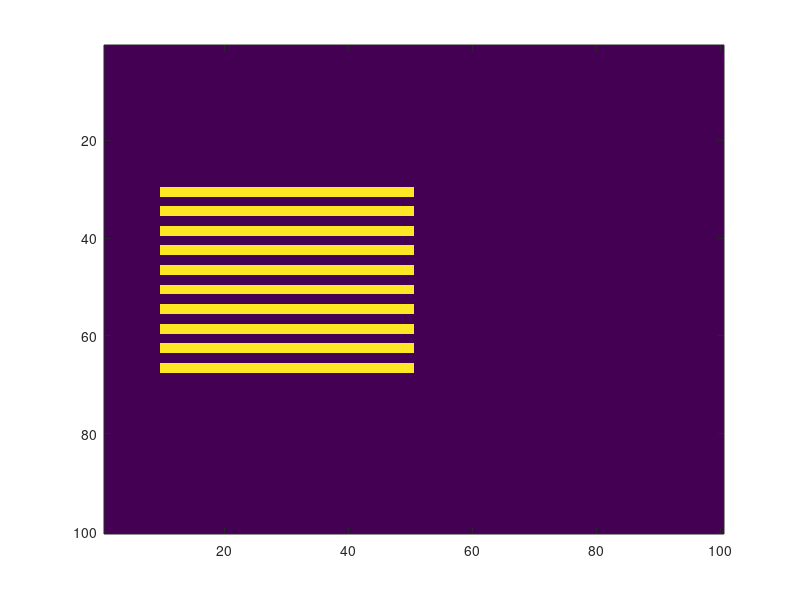

Write the MATLAB code that produced this figure. (Note: this script raises an error after producing the figure.)
%% Generate new volume
clear all
close all
clc

volume = uint8(ones(100,100,100));

N = 10;
for i=1:N
    volume(30+4*(i-1):30+4*(i-1)+1,30:70,10:50) = 2;
end
figure,imagesc(squeeze(volume(:,50,:)))

P = 1e6;
pho_cnt = [P, 10*P, 100*P];    % photon count shot from the bottom
data = zeros(100,100,100,3);
for k=1:3
    
    clear cfg
    cfg.nphoton=pho_cnt(k);
    cfg.vol=volume;
    cfg.srcpos=[50 50 1];
    cfg.srcdir=[0 0 1];
    cfg.gpuid=1;
    % cfg.gpuid='11'; % use two GPUs together
    cfg.autopilot=1;
%     cfg.isnormalized=0;

%     Version 2 (journal):
%     no absorber: 0.02 10 0.9 1.37
%     absorber3: 0.1 10 0.9 1.37      volume(20:40,20:40,10:30) = 2; 5x mu_a
%     refractive: 0.02 10 0.9 6.85    volume(30:70,30:70,10:50) = 2;
%     blood (633nm): 0.21 77.3 0.994 1.37
    cfg.prop=[0 0 1 1; 0.02 10 0.9 1.37; 0.21 77.3 0.994 1.37];    % [mua,mus,g,n]
    cfg.tstart=0;
    cfg.tend=5e-8; % OSA: 5e-8
    cfg.tstep=5e-8;
    tic
    [flux,detpos]=mcxlab(cfg);
    t = toc
    data(:,:,:,k) = flux.data(:,:,:,1);
    figure,imagesc(squeeze(log10(data(:,50,:,k)))),colormap jet, axis equal
end
% save review_blood_data

%% Filter volume
clear
close all
% clc
load review_data.mat

v                    =           3;     % search radius
f1                   =           1;     % 1st filtering patch radius
f2                   =           2;     % 2nd filtering patch radius (f2>f1)
rician               =           0;     % rician=0: no rician noise. rician=1: rician noise
gpuid                =           1;     % GPU id in your computer
blockwidth           =           8;     % the 3D block width in GPU

filter_data = zeros(100,100,100,3);
for k=1:3
    ima = single(squeeze(data(:,:,:,k)));

    tic;
    % The output has the same order of f1 and f2
    [imaS1,imaL1]=ganlm(ima,v,f1,f2,rician,gpuid,blockwidth);
    t = toc;
    
    % Sub-band mixing process
    tic
    image1=mixingsubband(imaS1,imaL1); % originally fimau1,fimao1
    t_mix=toc;
    
    filter_data(:,:,:,k) = image1;


    
    figure,
    subplot(121),imagesc(squeeze(log10(ima(:,50,:))),[-16 8]),colormap jet, axis off
    title('Refractive 1e7 photons')
    subplot(122),imagesc(squeeze(log10(image1(:,50,:))),[-16 8]),colormap jet, axis off
    title('Filtered image (v=3, full version)')
    fprintf('Filter time=%fs mixing time=%fs  total time=%fs\n\n',t, t_mix, t+t_mix);

end
% save review_filtered_blood_data filter_data

%% Filter brain
addpath(genpath('.'))
% close all
clear
clc

addpath(genpath('/drives/neza1/users/shijie/Projects/Iso2Mesh/brain2mesh'))
addpath('/drives/neza2/users/yaoshen/NEU/Research//Redbird/tensorlab/')
addpath(genpath('.'))

% Reading in data from c1-c5 SPM segmentations using a 4D array
for i = 1:5
    A = load_nii(sprintf('/drives/neza1/users/shijie/Projects/Iso2Mesh/brain2mesh/examples/SPM/c%iANTS19-5Years_head.nii.gz',i));
    dim = size(A.img);
    data(:,:,:,i) = A.img;
end

% Translate the probablity map to voxel domain
[vol]=brain2grid(data);

% vol1 = imgaussfilt3(vol);
% vol2 = imgaussfilt3(vol,1);
% vol_filtered=mixingsubband(vol1,vol2);

% Start filtering
load brain_1e8.mat

v                    =           3;     % search radius
f1                   =           1;     % 1st filtering patch radius
f2                   =           2;     % 2nd filtering patch radius (f2>f1)
rician               =           0;     % rician=0: no rician noise. rician=1: rician noise
gpuid                =           1;     % GPU id in your computer
blockwidth           =           8;     % the 3D block width in GPU

% Adding offset
fluence_brain(vol==0) = -1;
% s = size(fluence_brain);
% offset = 10;
% t = -1*ones(2*offset+s,'single');
% t(offset:offset+s(1)-1,offset:offset+s(2)-1,offset:offset+s(3)-1) = fluence_brain;
% fluence_brain = t;
% fluence_brain = fluence_brain(:,:,1:150);
fluence_brain = cat(3,fluence_brain,10000*ones(166,209,10));

tic;
% The output has the same order of f1 and f2
[imaS1,imaL1]=ganlm(fluence_brain,v,f1,f2,rician,gpuid,blockwidth);
t = toc;

% Sub-band mixing process
tic
filtered_fluence_brain=mixingsubband(imaS1,imaL1); % originally fimau1,fimao1
t_mix=toc;

% Remove offset
% fluence_brain = fluence_brain(offset:offset+s(1)-1,offset:offset+s(2)-1,offset:offset+s(3)-1);
% filtered_fluence_brain = filtered_fluence_brain(offset:offset+s(1)-1,offset:offset+s(2)-1,offset:offset+s(3)-1);

%% Plot brain

cut = 80;
imaS1(imaS1<0) = 0;
imaL1(imaL1<0) = 0;
imaS1(imaS1>0) = 1;
imaL1(imaL1>0) = 1;
fluence_brain(fluence_brain>=0) = 1;
fluence_brain(fluence_brain<0) = 0;
figure,
subplot(221),imagesc(rot90(squeeze(log10(imaS1(:,cut,:)))),[-16 8]),colormap jet,axis equal
title(['Small ' num2str(cut)])
subplot(222),imagesc(rot90(squeeze(log10(imaL1(:,cut,:)))),[-16 8]),colormap jet,axis equal
title('Large')

fluence_brain(fluence_brain==-1) = 0;
subplot(223),imagesc(rot90(squeeze(log10(fluence_brain(:,cut,:)))),[-16 8]),colormap jet,axis equal
title('Brain 1e8 photons')
subplot(224),imagesc(rot90(squeeze(log10(filtered_fluence_brain(:,cut,:)))),[-16 8]),colormap jet,axis equal
title('Filtered brain image')
fprintf('Filter time=%fs mixing time=%fs  total time=%fs\n\n',t, t_mix, t+t_mix);

%%

% cut = 90;
binS = logical(imaS1);
binL = logical(imaL1);
binFluence = logical(fluence_brain);
binFiltered = logical(filtered_fluence_brain);

figure,
subplot(231),imagesc(rot90(squeeze((binFluence(:,cut,:))))),colormap jet
title('Original')
subplot(232),imagesc(rot90(squeeze((binS(:,cut,:))))),colormap jet
title(['Small ' num2str(cut)])
subplot(233),imagesc(rot90(squeeze((binL(:,cut,:))))),colormap jet
title('Large')

subplot(234),imagesc(rot90(squeeze((binS(:,cut,:)-binFluence(:,cut,:)))),[-1 1]),colormap jet
title('Small-raw')
subplot(235),imagesc(rot90(squeeze((binL(:,cut,:)-binFluence(:,cut,:)))),[-1 1]),colormap jet
title('Large-raw')
subplot(236),imagesc(rot90(squeeze((binL(:,cut,:)-binS(:,cut,:)))),[-1 1]),colormap jet
title('Large-Small')

% figure,slice3(log10(fluence_brain)),colormap jet
% figure,slice3(log10(filtered_fluence_brain)),colormap jet